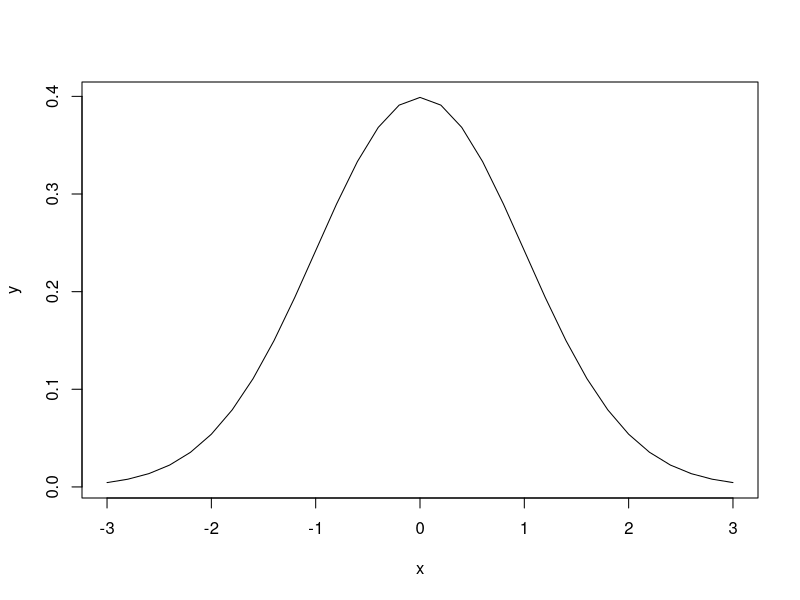

The R source for this figure:
library(MASS)

# Statistical Functions ---------------------------------------------------

# standardizing data
scale(c(10, 11, 12)) # * SD + M

# probability functions
x <- pretty(-3:3, 30)
y <- dnorm(x)
plot(x, y, type = 'l')

# area under standard normal curve left of z = 1.96
pnorm(1.96)

# 90th percentile of standard normal given
# mean = 500, sd = 100
qnorm(0.9, mean = 500, sd = 100)

# 50 random normal deviates given
# mean = 50, sd = 10
rnorm(50, mean = 50, sd = 10)

# generate data from multivariate normal distribution
means <- c(230.7, 146.7, 3.6)
sigma <- matrix(
  c(15360.8, 6721.2, -47.1,
    6721.2, 4700.9, -16.5,
    -47.1, -16.5, 0.3),
  nrow = 3, ncol = 3
)

mvrnorm(500, means, sigma)


# Character Functions -----------------------------------------------------

# character legnth
nchar(c("hello", "world!"))

# extract or replace substring
str <- "helloo"
substr(str, 2, 4)

substr(str, 2, 4) <- "ood"
str

name <- "Bob"
cat("Hello", name, "\b.\n", "Isn\'t R", "\t", "GREAT?\n")


# Vectorized Applications -------------------------------------------------

mat <- matrix(runif(30), nrow = 6)
mat

mean(mat)
log(mat)

# apply function across a dimension
apply(mat, 1, mean) # apply on rows
apply(mat, 2, mean) # apply on cols


# Data Management Challenge -----------------------------------------------

# data
Student <- c(
  "John Davis", "Angela Willams", "Bullwinkle Moose", "David Jones",
  "Janice Markhammer", "Cheryl Cushing", "Reuven Ytzrhak", "Greg Knox",
  "Joel England", "Mary Rayburn"
)
Math <- c(502, 600, 412, 358, 495, 512, 410, 625, 573, 522)
Science <- c(95, 99, 80, 82, 75, 85, 80, 95, 89, 86)
English <- c(25, 22, 18, 15, 20, 28, 15, 30, 27, 18)

roster <- data.frame(
  Student, Math, Science, English,
  stringsAsFactors = FALSE
)

# scores
z <- scale(roster[ , 2:4])
score <- apply(z, 1, mean)

roster <- cbind(roster, score)

# grades
quants <- quantile(score, c(0.8, 0.6, 0.4, 0.2))
roster$grade[score >= quants[1]                    ] <- "A"
roster$grade[score < quants[1] & score >= quants[2]] <- "B"
roster$grade[score < quants[2] & score >= quants[3]] <- "C"
roster$grade[score < quants[3] & score >= quants[4]] <- "D"
roster$grade[score < quants[4]                     ] <- "F"

# split names and sort by them
name <- strsplit(roster$Student, " ")
FirstName <- sapply(name, "[", 1)
LastName  <- sapply(name, "[", 2)

roster <- cbind(FirstName, LastName, roster[-1])
roster <- roster[order(FirstName, LastName), ]

roster
